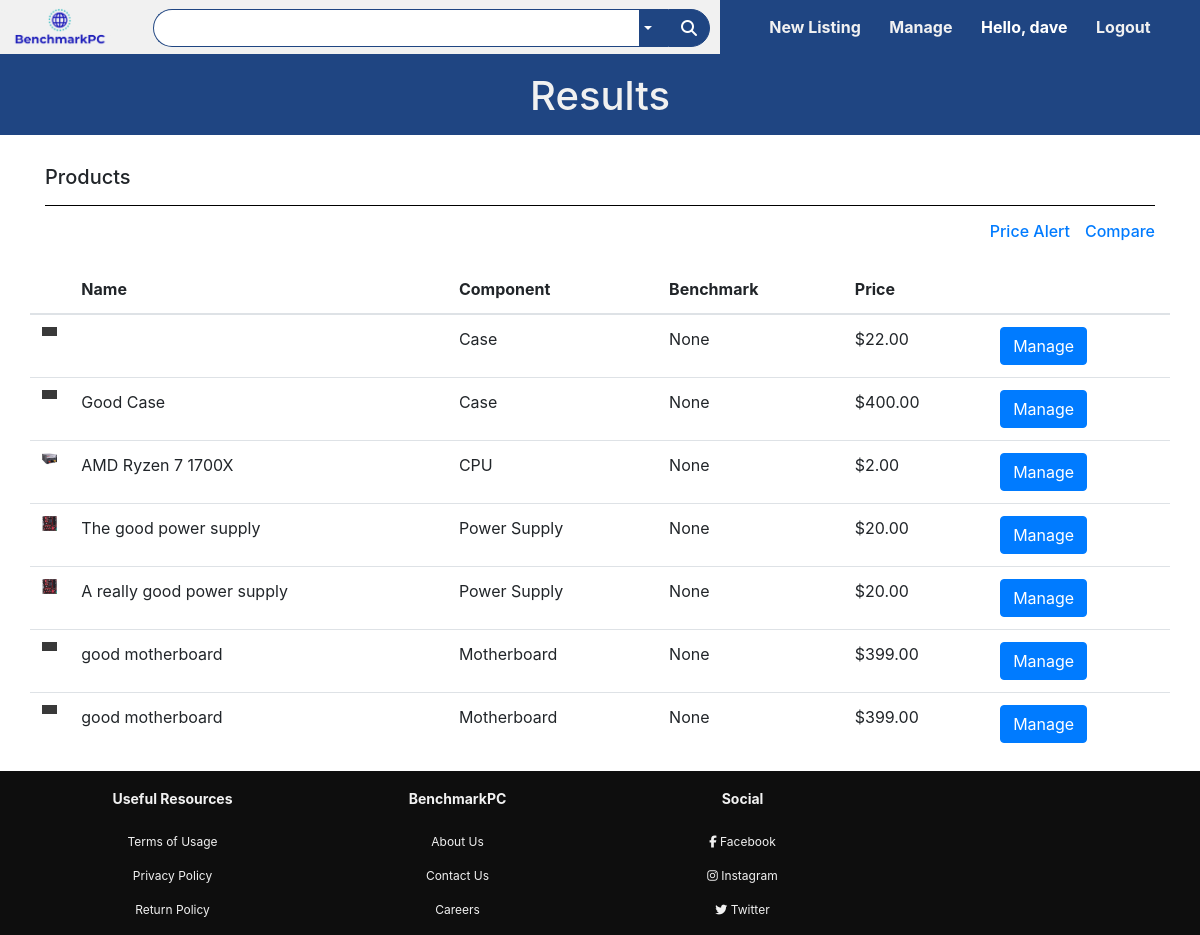
The app's page /manage (signed in), older data.
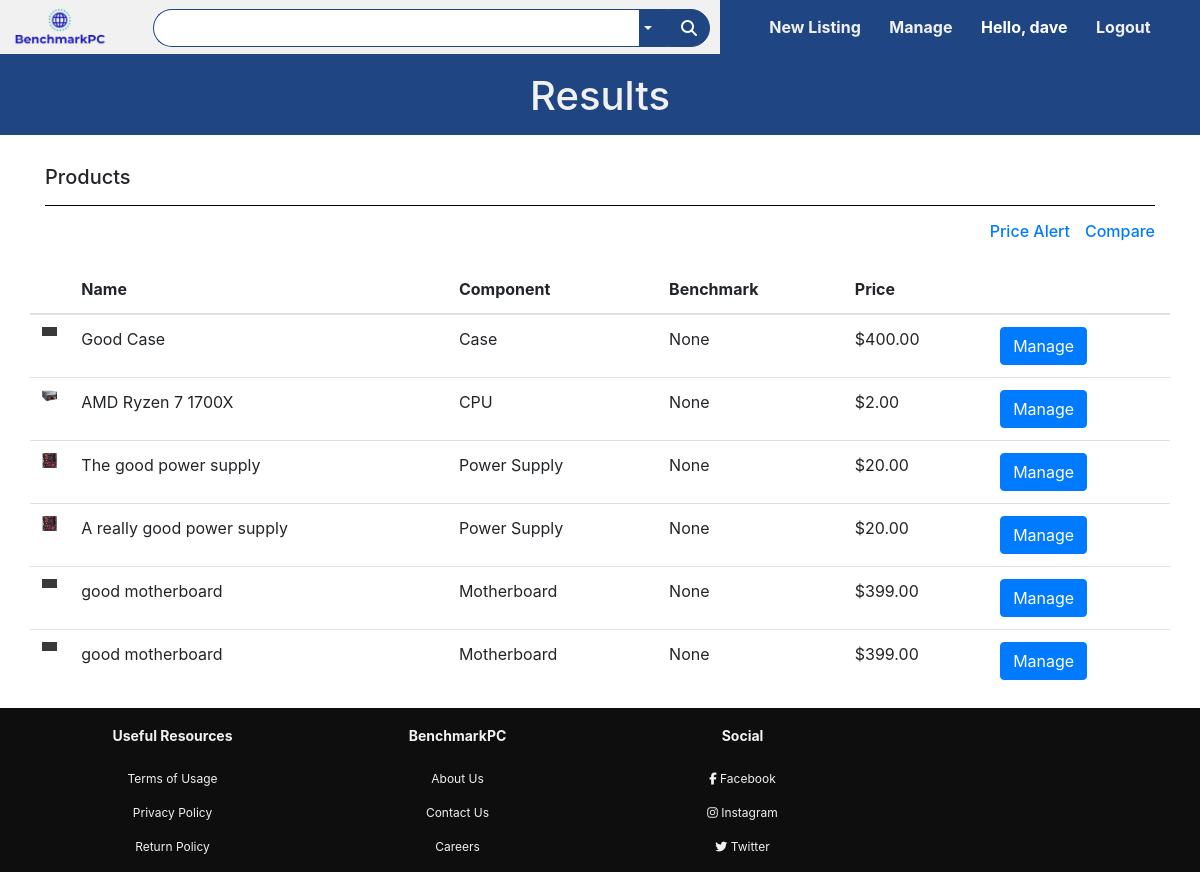
The same page, newer data.
### bench/models.py (models this page shows, shortened)
class User(UserMixin, db.Model):
    id = db.Column(db.Integer, primary_key=True)
    username = db.Column(db.String(80), unique=True, nullable=False)
    email = db.Column(db.String(120), unique=True, nullable=False)
    phone = db.Column(db.String(120), unique=True, nullable=False)
    password_hash = db.Column(db.String(128))
    listings = db.relationship('Listing', backref='user', lazy='dynamic')

class Listing(db.Model):
    id = db.Column(db.Integer, primary_key=True)
    ListingScore = db.Column(db.Integer, nullable=True)
    ListingState = db.Column(db.Integer, nullable=True, server_default="Open")
    ListingName = db.Column(db.String(80), unique=False, nullable=False)
    ListingPrice = db.Column(db.Numeric, unique=False, nullable=False)
    ListingType = db.Column(db.String(80), unique=False, nullable=False)
    ListingDescription = db.Column(
        db.String(80), unique=False, nullable=False, default="Empty")
    ListingTimeStamp = db.Column(
        db.DateTime, default=datetime.datetime.utcnow(), nullable=False)
    userId = db.Column(db.Integer, db.ForeignKey('user.id'))

class Images(db.Model):
    id = db.Column(db.Integer, primary_key=True)
    ImageName = db.Column(db.String(80), nullable=False)
    ImageListing = db.Column(db.Integer, db.ForeignKey('listing.id'))

### bench/routes.py (the view)
@app.route('/manage')
def manageListings():
    if current_user.is_anonymous:
        return redirect('/login')
    title = "Manage Listings | BenchmarkPC"
    listings = Listing.query.filter(Listing.userId==current_user.id, Listing.ListingState=='Open').all()
    listingsAndImages = []
    for listing in listings:
        print("Getting Image")
        image = Images.query.filter_by(id=listing.id).first()
        if(image != None):
            print("Got Image")
            listingsAndImages.append([listing, image.ImageName])
        else:
            listingsAndImages.append([listing])
    return render_template('search.html', listings=listingsAndImages, viewType='manage')

### bench/models.py (called while the page is built)
@login_manager.user_loader
def load_user(id):
    return User.query.get(int(id))

### bench/templates/search.html
{% extends 'base.html' %}
{% block content %}
<section class="results-heading-box">
    <div class="container">
            <h1 class="text-center page-title">Results</h1>
    </div>
</section>
<section class="product-results">
    <div class="sub-header-results container">
        <h5>Products</h5>
        <hr>
    </div>
    <div class="extra-actions container">
        <ul>
            <li>
                <a href="/compare">
                    <h6>Compare</h6>
                </a>
            </li>
            <li>
                <a href="/price-notif">
                    <h6>Price Alert</h6>
                </a>
            </li>
        </ul>
    </div>
    <table class="table table-hover container results-table">
        <thead>
            <tr class="results-table-header">
            <th scope="col"></th>
            <th scope="col">Name</th>
            <th scope="col">Component</th>
            <th scope="col">Benchmark</th>
            <th scope="col">Price</th>
            <th scope="col"></th>
            </tr>
        </thead>
        <tbody>
            {% for listing in listings %}
            <tr>
            <th scope="row">
                <div class="image-parent">
                    <div class="image-container">
                        {% if listing|length == 1 %}
                        <img src="static/placeholder.png" alt="static/Images/6_p.jpg">
                        {% elif listing|length == 2 %}
                        <img src="static/Images/{{ listing[1] }}" alt="static/Images/6_p.jpg">
                        {% endif %}
                    </div>
                </div>
            </th>
            <td>{{ listing[0].ListingName }}</td>
            <td>{{ listing[0].ListingType }}</td>
            <td>{{ listing[0].ListingScore }}</td>
            <td>{{"${0:.2f}".format(listing[0].ListingPrice)}}</td>
            <td>
                {% if viewType == 'search' %}
                <a href="/listing/{{ listing[0].id }}" class="btn btn-primary">View</a></td>
                {% elif viewType == 'manage' %}
                <a href="/manage/{{ listing[0].id }}" class="btn btn-primary">Manage</a></td>
                {% endif %}
            </tr>
            {% endfor %}
        </tbody>
    </table>
</section>
{% endblock %}

### bench/templates/base.html (shortened to what this page needs)
<!DOCTYPE html>
<html>
    <head>
        <link rel="stylesheet" type="text/css" href="{{ url_for('static',filename='styles/base.css') }}">
        <link rel="stylesheet" href="https://stackpath.bootstrapcdn.com/bootstrap/4.3.1/css/bootstrap.min.css">
    </head>
    <body>
        <div class="nav-bar" style="margin-bottom: 0;">
            <div class="search">
                <a href="/">
                    <img src="/static/logo.PNG" class="logo">
                </a>
                <input form="searchForm" name="searchText" type="text" class="form-control search-bar-form">
                <div class="dropdown">
                    <button class="dropbtn dropdown-toggle" type="button" id="dropdownMenuButton"
                    data-toggle="dropdown" aria-haspopup="true" aria-expanded="false"></button>
                </div>
                <span class="input-group-text search-bar-span">
                    <button type="submit" tabindex="2" form="searchForm" class="search-button-box">
                        <i class="fas fa-search"></i>
                    </button>
                </span>
            </div>
            <div class="menu-bar">
                <ul>
                    <li>
                        <a href="/newListing">New Listing</a>
                        <a href="/manage">Manage</a>
                        {% if current_user.is_authenticated %}
                        <a id="userText">Hello, {{ current_user.username }}</a>
                        <a href="/logout">Logout</a>
                        {% else %}
                        <a href="/login">Login</a>
                        <a href="/register">Register</a>
                        {% endif %}
                    </li>
                </ul>
            </div>
        </div>
    {% block content %}
    {% endblock %}
        <section class="Footer">
            <div class="text-center footer-box">
                <div class="container resources">
                    <div class="row">
                        <div class="col-md-3">
                            <h2>Useful Resources</h2>
                            <p>Terms of Usage</p>
                            <p>Privacy Policy</p>
                            <p>Return Policy</p>
                        </div>
                        <div class="col-md-3">
                            <h2>BenchmarkPC</h2>
                            <p>About Us</p>
                            <p>Contact Us</p>
                            <p>Careers</p>
                        </div>
                        <div class="col-md-3">
                            <h2>Social</h2>
                            <p>
                                <i class="fab fa-facebook-f"></i>
                                Facebook
                            </p>
                            <p>
                                <i class="fab fa-instagram"></i>
                                Instagram
                            </p>
                            <p>
                                <i class="fab fa-twitter"></i>
                                Twitter
                            </p>
                        </div>
                    </div>
                </div>
            </div>
        </section>
    </body>
</html>

### bench/static/styles/base.css (style rules this page uses)
* { margin: 0; padding: 0; }
body { background-color: #f1f1f1; font-family: sans-serif; }
.nav-bar { height: 57px; top: 0; position: sticky; background: #f1f1f1; margin-bottom: 20px; border-bottom: 3px solid #1f4582; z-index: 5; }
.logo { height: 40px; margin: 7px 12px; }
.search-button-box { overflow: hidden !important; background: rgba(0, 0, 0, 0); border-style: none !important; }
.search-bar-form { margin-top: 9px; margin-left: 30px; border: 1px solid #1f4582 !important; border-right: none !important; border-top-left-radius: 20px !important; border-bottom-left-radius: 20px !important; border-top-right-radius: 0px !important; border-bottom-right-radius: 0px !important; box-shadow: none !important; }
.search-bar-span { background: #1f4582 !important; border: 1px solid #1f4582 !important; margin: 9px 10px 7px 0px !important; border-top-left-radius: 0px !important; border-bottom-left-radius: 0px !important; border-top-right-radius: 20px !important; border-bottom-right-radius: 20px !important; cursor: pointer; }
.search { display: inline-flex; width: 60%; }
.fa-search { color: white; }
.menu-bar { width: 40%; height: 27px; float: right; }
.menu-bar ul li { list-style-type: none; padding: 15px 35px; display: flex; flex-direction: row; justify-content: space-around; flex-wrap: nowrap; background-color: #1f4582; cursor: pointer; }
.menu-bar ul li a { font-size: 16px; font-weight: bold; color: #f1f1f1; text-decoration: none; }
.footer-box { background: rgb(14, 14, 14); color: #f1f1f1; }
.resources h2 { font-weight: bold; font-size: 14px; margin-top: 20px; margin-bottom: 25px; }
.resources p { font-size: 12px; }
#userText { color: white !important; }
.dropbtn { background-color: #1f4582 !important; color: #fff !important; margin-top: 9px !important; height: 38px !important; padding: 5px 15px 5px 5px !important; border: 1px solid #1f4582 !important; border-left: none !important; }
.dropdown { position: relative !important; display: inline-block !important; }
.page-title { padding: 15px; color: #f1f1f1; }
.results-heading-box { background-color: #1f4582 !important; margin-bottom: 30px; }
.results-table-header { border-top: hidden; }
.sub-header-results hr { color: black !important; background-color: black !important; }
.extra-actions ul { list-style-type: none; overflow: hidden; }
.extra-actions li { float: right; }
.extra-actions li a { display: block; text-align: center; padding-left: 15px; }
.image-parent { width: 48; }
.image-container { display: block; width: 100%; height: auto; position: relative; overflow: hidden; padding: 100% 0 0 0; }
.image-container img { display: block; max-width: 100%; max-height: 100%; position: absolute; top: 0; bottom: 0; left: 0; right: 0; }

Row changes from the older to the newer data that the page shows:
removed Listing: ListingType "Case", ListingScore "None", ListingPrice "$22.00"
